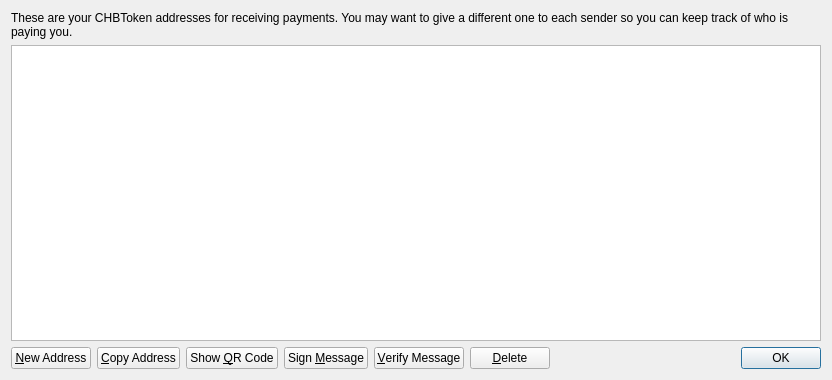
<?xml version="1.0" encoding="UTF-8"?>
<ui version="4.0">
 <class>AddressBookPage</class>
 <widget class="QWidget" name="AddressBookPage">
  <property name="geometry">
   <rect>
    <x>0</x>
    <y>0</y>
    <width>832</width>
    <height>380</height>
   </rect>
  </property>
  <property name="windowTitle">
   <string>Address Book</string>
  </property>
  <layout class="QVBoxLayout" name="verticalLayout">
   <item>
    <widget class="QLabel" name="labelExplanation">
     <property name="text">
      <string>These are your CHBToken addresses for receiving payments. You may want to give a different one to each sender so you can keep track of who is paying you.</string>
     </property>
     <property name="textFormat">
      <enum>Qt::PlainText</enum>
     </property>
     <property name="wordWrap">
      <bool>true</bool>
     </property>
    </widget>
   </item>
   <item>
    <widget class="QTableView" name="tableView">
     <property name="contextMenuPolicy">
      <enum>Qt::CustomContextMenu</enum>
     </property>
     <property name="toolTip">
      <string>Double-click to edit address or label</string>
     </property>
     <property name="tabKeyNavigation">
      <bool>false</bool>
     </property>
     <property name="selectionMode">
      <enum>QAbstractItemView::SingleSelection</enum>
     </property>
     <property name="selectionBehavior">
      <enum>QAbstractItemView::SelectRows</enum>
     </property>
     <property name="sortingEnabled">
      <bool>true</bool>
     </property>
     <attribute name="verticalHeaderVisible">
      <bool>false</bool>
     </attribute>
    </widget>
   </item>
   <item>
    <layout class="QHBoxLayout" name="horizontalLayout">
     <item>
      <widget class="QPushButton" name="newAddressButton">
       <property name="toolTip">
        <string>Create a new address</string>
       </property>
       <property name="text">
        <string>&amp;New Address</string>
       </property>
      </widget>
     </item>
     <item>
      <widget class="QPushButton" name="copyToClipboard">
       <property name="toolTip">
        <string>Copy the currently selected address to the system clipboard</string>
       </property>
       <property name="text">
        <string>&amp;Copy Address</string>
       </property>
      </widget>
     </item>
     <item>
      <widget class="QPushButton" name="showQRCode">
       <property name="text">
        <string>Show &amp;QR Code</string>
       </property>
      </widget>
     </item>
     <item>
      <widget class="QPushButton" name="signMessage">
       <property name="toolTip">
        <string>Sign a message to prove you own a CHBToken address</string>
       </property>
       <property name="text">
        <string>Sign &amp;Message</string>
       </property>
      </widget>
     </item>
     <item>
      <widget class="QPushButton" name="verifyMessage">
       <property name="toolTip">
        <string>Verify a message to ensure it was signed with a specified CHBToken address</string>
       </property>
       <property name="text">
        <string>&amp;Verify Message</string>
       </property>
      </widget>
     </item>
     <item>
      <widget class="QPushButton" name="deleteButton">
       <property name="toolTip">
        <string>Delete the currently selected address from the list</string>
       </property>
       <property name="text">
        <string>&amp;Delete</string>
       </property>
      </widget>
     </item>
     <item>
      <spacer name="horizontalSpacer">
       <property name="orientation">
        <enum>Qt::Horizontal</enum>
       </property>
       <property name="sizeHint" stdset="0">
        <size>
         <width>40</width>
         <height>20</height>
        </size>
       </property>
      </spacer>
     </item>
     <item>
      <widget class="QDialogButtonBox" name="buttonBox">
       <property name="sizePolicy">
        <sizepolicy hsizetype="Maximum" vsizetype="Fixed">
         <horstretch>0</horstretch>
         <verstretch>0</verstretch>
        </sizepolicy>
       </property>
       <property name="standardButtons">
        <set>QDialogButtonBox::Ok</set>
       </property>
      </widget>
     </item>
    </layout>
   </item>
  </layout>
 </widget>
 <resources>
  <include location="../bitcoin.qrc"/>
 </resources>
 <connections/>
</ui>
